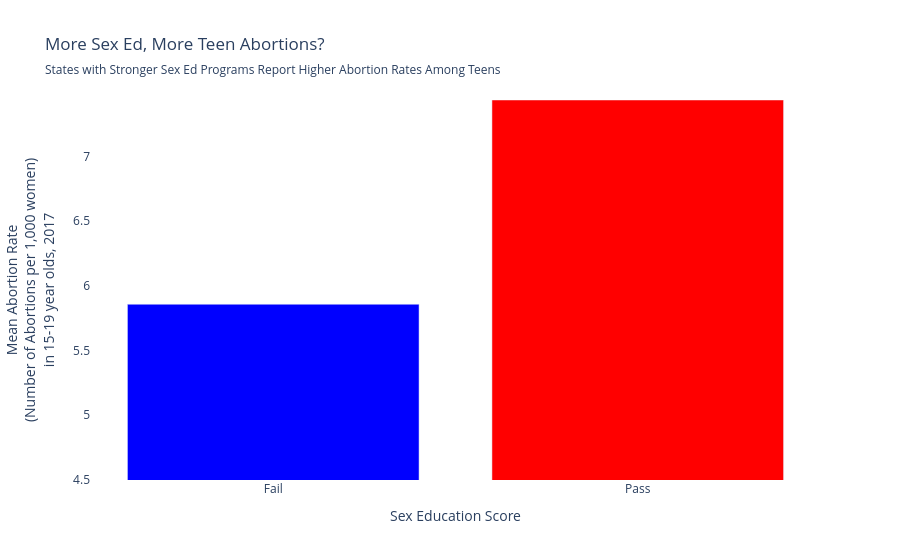

The notebook cell this image was saved under:
### Code cell
fig_map = {"Pass":"red", "Fail": "blue" }

fig = px.bar(mean_df,
    x = mean_df.index,
    y="Abortion rate (the no. of abortions per 1,000 women aged 15-19), by state of residence, 2017",
    range_y=[4.5, mean_df["Abortion rate (the no. of abortions per 1,000 women aged 15-19), by state of residence, 2017"].max()], 
    color = mean_df.index, color_discrete_map=fig_map,
    title =  "More Sex Ed, More Teen Abortions?", subtitle= "States with Stronger Sex Ed Programs Report Higher Abortion Rates Among Teens"
    )

fig.update_layout(xaxis_title = "Sex Education Score",
                   yaxis_title = "Mean Abortion Rate<br>(Number of Abortions per 1,000 women)<br>in 15-19 year olds, 2017",
                   showlegend = False,
                   plot_bgcolor="white")
fig.show()

### Figure 1 — Plotly figure (JSON) as saved in the notebook; plotly's stock layout.template omitted (floating-point values rounded to 4 significant figures)
{"data": [{"hovertemplate": "pass=%{x}<br>Abortion rate (the no. of abortions per 1,000 women aged 15-19), by state of residence, 2017=%{y}<extra></extra>", "legendgroup": "Fail", "marker": {"color": "blue", "pattern": {"shape": ""}}, "name": "Fail", "orientation": "v", "showlegend": true, "textposition": "auto", "type": "bar", "x": ["Fail"], "xaxis": "x", "y": [5.858], "yaxis": "y"}, {"hovertemplate": "pass=%{x}<br>Abortion rate (the no. of abortions per 1,000 women aged 15-19), by state of residence, 2017=%{y}<extra></extra>", "legendgroup": "Pass", "marker": {"color": "red", "pattern": {"shape": ""}}, "name": "Pass", "orientation": "v", "showlegend": true, "textposition": "auto", "type": "bar", "x": ["Pass"], "xaxis": "x", "y": [7.436], "yaxis": "y"}], "layout": {"barmode": "relative", "legend": {"title": {"text": "pass"}, "tracegroupgap": 0}, "plot_bgcolor": "white", "showlegend": false, "title": {"subtitle": {"text": "States with Stronger Sex Ed Programs Report Higher Abortion Rates Among Teens"}, "text": "More Sex Ed, More Teen Abortions?"}, "xaxis": {"anchor": "y", "categoryarray": ["Fail", "Pass"], "categoryorder": "array", "domain": [0, 1], "title": {"text": "Sex Education Score"}}, "yaxis": {"anchor": "x", "domain": [0, 1], "range": [4.5, 7.436], "title": {"text": "Mean Abortion Rate<br>(Number of Abortions per 1,000 women)<br>in 15-19 year olds, 2017"}}}}
